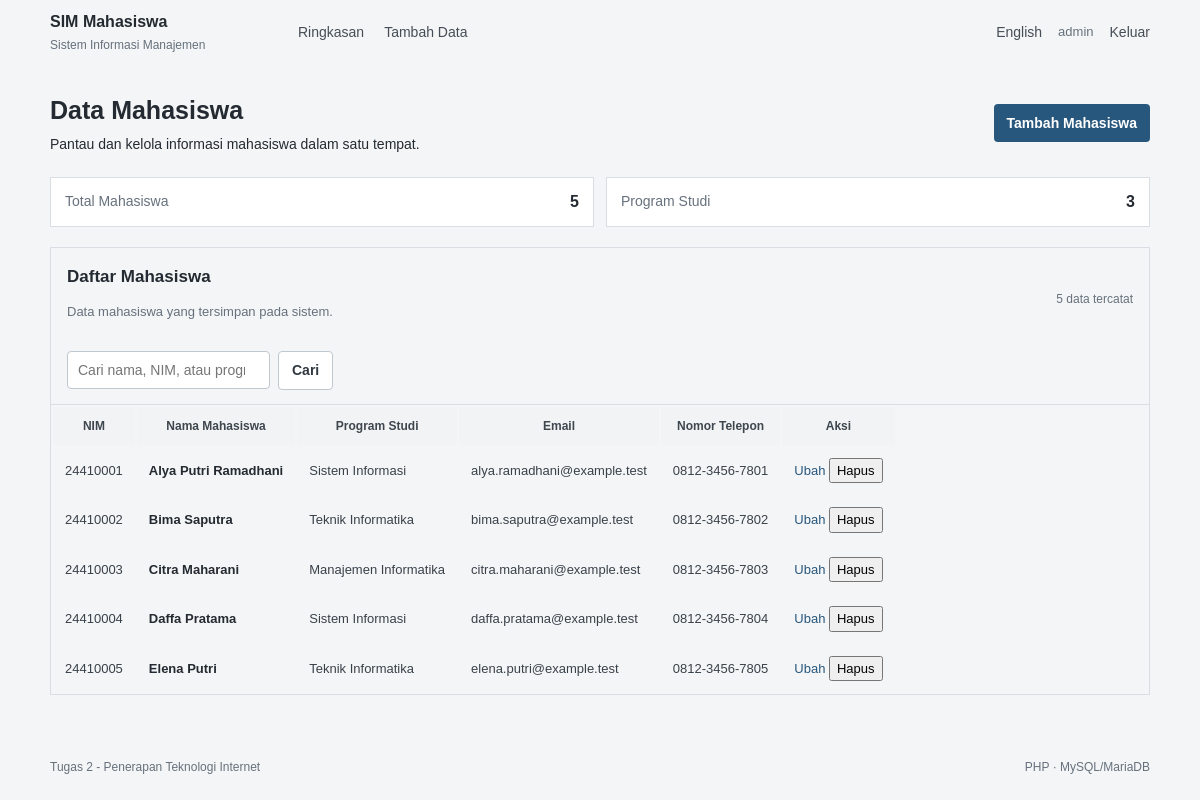
/index.php (signed in), run on the app's committed database.
### tables this page shows
CREATE TABLE IF NOT EXISTS students (
  id BIGINT UNSIGNED NOT NULL AUTO_INCREMENT,
  nim VARCHAR(20) NOT NULL,
  nama VARCHAR(100) NOT NULL,
  program_studi VARCHAR(100) NOT NULL,
  email VARCHAR(150) NOT NULL,
  telepon VARCHAR(20) NOT NULL DEFAULT '',
  created_at TIMESTAMP NOT NULL DEFAULT CURRENT_TIMESTAMP,
  updated_at TIMESTAMP NOT NULL DEFAULT CURRENT_TIMESTAMP ON UPDATE CURRENT_TIMESTAMP,
  PRIMARY KEY (id),
  UNIQUE KEY uq_students_nim (nim),
  KEY idx_students_nama (nama),
  KEY idx_students_program (program_studi)
);

### config/app.php (called while the page is built, shortened)
<?php
function t(string $key): string
{
    global $translations;
    $language = $_SESSION['language'] ?? 'id';
    return $translations[$language][$key] ?? $translations['id'][$key] ?? $key;
}
function h(mixed $value): string
{
    return htmlspecialchars((string) $value, ENT_QUOTES | ENT_SUBSTITUTE, 'UTF-8');
}

### public/index.php (the view, shortened to what this page needs)
<?php
require_once __DIR__ . '/../config/app.php';
$rawSearch = $_GET['q'] ?? '';
$search = is_string($rawSearch) ? trim($rawSearch) : '';
$students = [];
$totalStudents = 0;
$programCount = 0;
$databaseReady = true;
try {
    $pdo = db();
    $totalStudents = (int) $pdo->query('SELECT COUNT(*) FROM students')->fetchColumn();
    $programCount = (int) $pdo->query('SELECT COUNT(DISTINCT program_studi) FROM students')->fetchColumn();
    if ($search !== '') {
        $statement = $pdo->prepare(
            'SELECT id, nim, nama, program_studi, email, telepon FROM students
             WHERE nim LIKE :nim_query OR nama LIKE :name_query OR program_studi LIKE :program_query
             ORDER BY nama ASC'
        );
        $like = '%' . $search . '%';
        $statement->execute(['nim_query' => $like, 'name_query' => $like, 'program_query' => $like]);
        $students = $statement->fetchAll();
    } else {
        $students = $pdo->query(
            'SELECT id, nim, nama, program_studi, email, telepon FROM students ORDER BY nama ASC'
        )->fetchAll();
    }
} catch (PDOException $exception) {
    $databaseReady = false;
}
require __DIR__ . '/../includes/header.php';
?>
<section class="page-heading">
  <div>
    <h1><?= h(t('dashboard')) ?></h1>
    <p class="muted"><?= h(t('page_subtitle')) ?></p>
  </div>
  <a class="button button-primary" href="student_form.php"><?= h(t('add_student')) ?></a>
</section>
<?php if (!$databaseReady): ?>
  <div class="alert alert-error" role="alert"><?= h(t('db_error')) ?></div>
<?php else: ?>
  <section class="summary-grid" aria-label="<?= h(t('dashboard')) ?>">
    <div class="summary-item"><span><?= h(t('total_students')) ?></span><strong><?= number_format($totalStudents, 0, ',', '.') ?></strong></div>
    <div class="summary-item"><span><?= h(t('study_programs')) ?></span><strong><?= number_format($programCount, 0, ',', '.') ?></strong></div>
  </section>
  <section class="panel">
    <div class="panel-heading">
      <div><h2><?= h(t('student_list')) ?></h2><p><?= h(t('list_hint')) ?></p></div>
      <span class="record-count"><?= number_format(count($students), 0, ',', '.') ?> <?= h(t('student_count')) ?></span>
    </div>
    <form class="search-form" action="index.php" method="get">
      <label class="search-box"><input type="search" name="q" value="<?= h($search) ?>" placeholder="<?= h(t('search_placeholder')) ?>" aria-label="<?= h(t('search_placeholder')) ?>"></label>
      <button class="button button-secondary" type="submit"><?= h(t('search')) ?></button>
    </form>
    <div class="table-wrap">
      <table>
        <thead><tr><th><?= h(t('nim')) ?></th><th><?= h(t('name')) ?></th><th><?= h(t('program')) ?></th><th><?= h(t('email')) ?></th><th><?= h(t('phone')) ?></th><th><?= h(t('actions')) ?></th></tr></thead>
        <tbody>
        <?php if ($students === []): ?>
          <tr><td colspan="6" class="empty-cell"><strong><?= h($search === '' ? t('empty_title') : t('no_results')) ?></strong><span><?= h($search === '' ? t('empty_desc') : '') ?></span></td></tr>
        <?php else: foreach ($students as $student): ?>
          <tr>
            <td><span class="student-id"><?= h($student['nim']) ?></span></td>
            <td><strong class="student-name"><?= h($student['nama']) ?></strong></td>
            <td><span class="program-pill"><?= h($student['program_studi']) ?></span></td>
            <td><?= h($student['email']) ?></td>
            <td><?= h($student['telepon']) ?></td>
            <td class="row-actions">
              <a class="action-link" href="student_form.php?id=<?= (int) $student['id'] ?>" aria-label="<?= h(t('edit')) ?> <?= h($student['nama']) ?>"><?= h(t('edit')) ?></a>
              <form action="student_delete.php" method="post" class="inline-form" data-confirm="<?= h(t('confirm_delete')) ?>">
                <button class="action-link action-delete" type="submit"><?= h(t('delete')) ?></button>
              </form>
            </td>
          </tr>
        <?php endforeach; endif; ?>
        </tbody>
      </table>
    </div>
  </section>
<?php endif; ?>
<?php require __DIR__ . '/../includes/footer.php'; ?>

### includes/header.php (shortened to what this page needs)
<!doctype html>
<html lang="<?= h($_SESSION['language'] ?? 'id') ?>">
<head>
  <link rel="stylesheet" href="assets/app.css?v=<?= filemtime(__DIR__ . '/../public/assets/app.css') ?>">
</head>
<body>
<div class="app-shell">
  <header class="topbar">
    <a class="brand" href="index.php" aria-label="<?= h(t('app_name')) ?>">
      <span class="brand-copy"><strong><?= h(t('app_name')) ?></strong><small><?= h(t('app_tagline')) ?></small></span>
    </a>
    <nav class="main-nav" aria-label="<?= h(t('app_name')) ?>">
      <a href="index.php" class="nav-link"><?= h(t('nav_home')) ?></a>
      <a href="student_form.php" class="nav-link"><?= h(t('nav_add')) ?></a>
    </nav>
    <div class="top-actions">
      <form action="language.php" method="post" class="inline-form">
        <button class="language-button" type="submit"><?= h(t('switch_language')) ?></button>
      </form>
      <span class="user-name"><?= h($_SESSION['username'] ?? '') ?></span>
      <form action="logout.php" method="post" class="inline-form">
        <button class="text-button" type="submit"><?= h(t('logout')) ?></button>
      </form>
    </div>
  </header>
  <main class="main-content">

### includes/footer.php (shortened to what this page needs)
  </main>
  <footer class="site-footer"><span><?= h(t('footer_note')) ?></span><span>PHP · MySQL/MariaDB</span></footer>
</div>
</body>
</html>

### public/assets/app.css (style rules this page uses)
* { box-sizing: border-box; }
html { min-width: 320px; background: #f4f5f6; }
body { margin: 0; color: #242a31; background: #f4f5f6; font: 14px/1.5 Arial, Helvetica, sans-serif; }
a { color: #28577d; text-decoration: none; }
button, input { font: inherit; }
button { cursor: pointer; }
:root { --text:#242a31; --muted:#66717d; --border:#d9dee4; --page:#f4f5f6; --blue:#28577d; }
body { color:var(--text); background:var(--page); font-family:Arial,Helvetica,sans-serif; font-size:14px; }
.app-shell { width:min(1100px,calc(100% - 36px)); }
.topbar { min-height:64px; height:auto; gap:28px; border-color:var(--border); }
.brand { min-width:220px; color:var(--text); }
.brand-copy strong { font-size:16px; letter-spacing:0; }
.brand-copy small { color:var(--muted); font-size:12px; }
.main-nav { height:auto; min-height:64px; gap:20px; }
.nav-link,.nav-link:first-child { color:#454d56; font-weight:400; }
.nav-link:first-child::after { display:none; }
.top-actions { gap:16px; }
.user-name { color:var(--muted); font-size:13px; }
.main-content { min-height:calc(100vh - 122px); padding:28px 0 36px; }
.page-heading { align-items:center; margin:0 0 22px; }
.page-heading h1 { margin:0 0 4px; color:var(--text); font-size:25px; letter-spacing:0; }
.page-heading p { margin:0; }
.button { min-height:38px; padding:8px 13px; border-radius:4px; box-shadow:none; transition:none; }
.button-primary { background:var(--blue); box-shadow:none; }
.summary-grid { display:grid; grid-template-columns:repeat(2,minmax(0,1fr)); gap:12px; margin-bottom:20px; }
.summary-item { display:flex; justify-content:space-between; align-items:center; gap:10px; padding:12px 14px; background:#fff; border:1px solid var(--border); }
.summary-item span { color:var(--muted); }
.summary-item strong { font-size:16px; letter-spacing:0; }
.panel { border:1px solid var(--border); border-radius:0; box-shadow:none; }
.panel-heading { padding:16px; }
.panel-heading h2 { margin:0 0 3px; font-size:17px; letter-spacing:0; }
.panel-heading p { color:var(--muted); font-size:13px; }
.record-count { color:var(--muted); background:transparent; border-radius:0; padding:0; font-size:12px; }
.search-form { gap:8px; padding:0 16px 14px; }
.search-box { display:block; max-width:360px; padding:0; border:0; border-radius:0; background:transparent; color:inherit; }
.search-box input { height:38px; padding:7px 10px; border:1px solid #bfc7cf; border-radius:4px; background:#fff; font-size:14px; }
.search-form .button { min-height:38px; padding:8px 13px; font-size:14px; }
.table-wrap { border-top:1px solid var(--border); }
table { min-width:800px; }
thead { background:#f1f3f5; }
th { padding:10px 12px; color:#3e464e; font-size:12px; letter-spacing:0; }
td { padding:11px 12px; color:#39414a; font-size:13px; }
.student-name { color:var(--text); font-size:13px; font-weight:600; }
.program-pill { padding:0; color:inherit; background:transparent; border-radius:0; font-size:13px; }
.row-actions { display:table-cell; gap:0; }
.action-link { font-size:13px; }
.site-footer { min-height:50px; border-color:var(--border); color:var(--muted); font-size:12px; }
.app-shell { margin: 0 auto; }
.topbar { display: flex; align-items: center; flex-direction: row; }
.brand { display: inline-flex; align-items: center; }
.main-nav { display: flex; align-items: center; }
.top-actions { display: flex; align-items: center; margin-left: auto; }
.inline-form { display: inline-flex; margin: 0; }
.language-button, .text-button { padding: 6px 0; color: #454d56; border: 0; background: transparent; }
.page-heading { display: flex; justify-content: space-between; align-items: center; gap: 18px; }
.button { display: inline-flex; align-items: center; justify-content: center; font-weight: 600; }
.button-primary { color: #fff; }
.button-secondary { color: #303840; background: #fff; border: 1px solid #bfc7cf; }
.panel-heading { display: flex; justify-content: space-between; align-items: center; gap: 12px; }
.search-form { display: flex; align-items: center; }
.site-footer { display: flex; justify-content: space-between; align-items: center; }
.brand-copy { display: grid; gap: 2px; }

### data on the page
students: nim "24410001", nama "Alya Putri Ramadhani", program_studi "Sistem Informasi", email "alya.ramadhani@example.test", telepon "0812-3456-7801"
students: nim "24410002", nama "Bima Saputra", program_studi "Teknik Informatika", email "bima.saputra@example.test", telepon "0812-3456-7802"
students: nim "24410003", nama "Citra Maharani", program_studi "Manajemen Informatika", email "citra.maharani@example.test", telepon "0812-3456-7803"
students: nim "24410004", nama "Daffa Pratama", program_studi "Sistem Informasi", email "daffa.pratama@example.test", telepon "0812-3456-7804"
students: nim "24410005", nama "Elena Putri", program_studi "Teknik Informatika", email "elena.putri@example.test", telepon "0812-3456-7805"

### other printed values
t('app_name') "SIM Mahasiswa"
t('app_tagline') "Sistem Informasi Manajemen"
t('nav_home') "Ringkasan"
t('nav_add') "Tambah Data"
t('switch_language') "English"
$_SESSION['username'] "admin"
t('logout') "Keluar"
t('dashboard') "Data Mahasiswa"
t('page_subtitle') "Pantau dan kelola informasi mahasiswa dalam satu tempat."
t('add_student') "Tambah Mahasiswa"
t('total_students') "Total Mahasiswa"
$totalStudents "5"
t('study_programs') "Program Studi"
$programCount "3"
t('student_list') "Daftar Mahasiswa"
